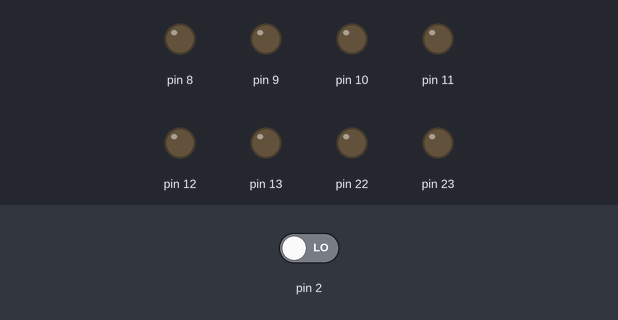
Bench run of a sketch on a simulated Arduino Uno, built with avr-gcc and run on an emulated ATmega328P. Parts: output pins drawn as LEDs (lit = HIGH). The inputs (shaded band) are chosen by the test bench; at power-on: pin 2 LOW.

Above: at 1.2 s.
1.3 s: pin 2 driven HIGH
At 2.5 s:
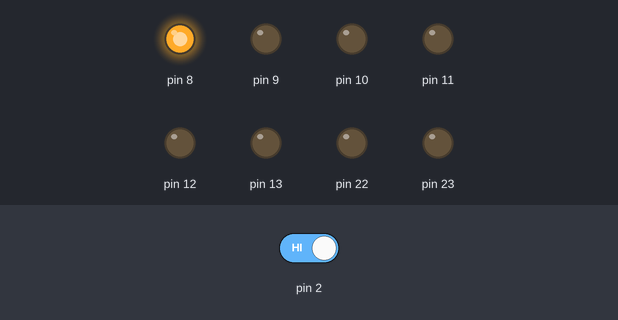
Timing chart, 0 to 4.3 s (numbered marks = the images above; inputs shaded):
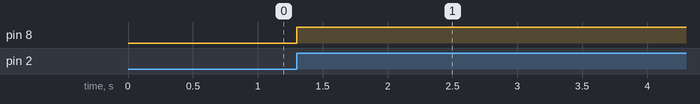

The sketch:

1A12S.ino
```cpp
                                                                                           void setup() {
  DDRD = DDRD & B00000100;
  DDRB = 255;
}
void loop(){
  if((PIND &B00000100)>1){
    PORTB = (!PORTB) & 1;
    while((PIND &B00000100)>1)delay (50);
  }
}
```

Measured:
- after the input at 1.3 s, pin 8: LOW → HIGH at once
